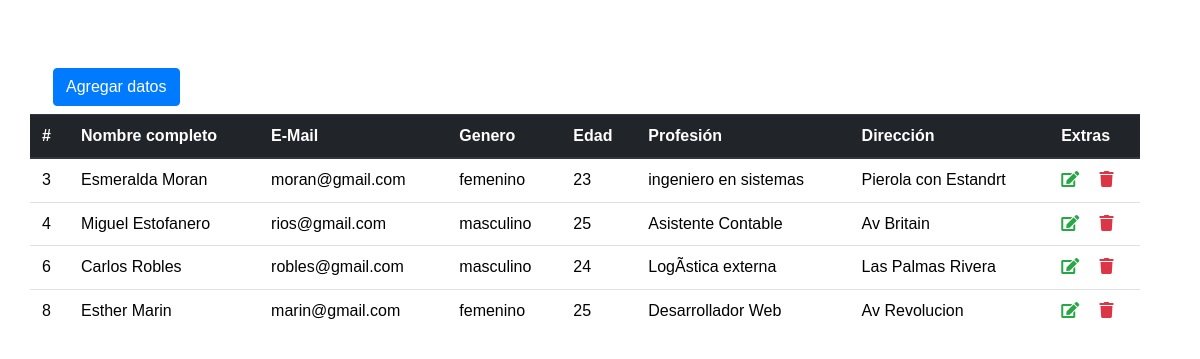
Page /Sistema_Personal/view.php on the committed database.
### tables this page shows
CREATE TABLE `crud` (
  `id` int(11) NOT NULL,
  `nombre` varchar(45) NOT NULL,
  `apellido` varchar(45) NOT NULL,
  `email` varchar(30) NOT NULL,
  `genero` varchar(15) NOT NULL,
  `edad` int(2) NOT NULL,
  `profesion` varchar(45) NOT NULL,
  `direccion` varchar(45) NOT NULL
);

### Sistema_Personal/database.php (called while the page is built, shortened)
<?php
class Database{
	private $connection;
	public function connect_db(){
		$this->connection = mysqli_connect('localhost', 'root', '', 'base_de_datos');
	}
	public function read($id=null){
		$sql = "SELECT * FROM `crud`";
 		$res = mysqli_query($this->connection, $sql);
 		return $res;
	}
}
$database = new Database();
?>

### Sistema_Personal/view.php (the view, shortened to what this page needs)
<?php
require_once('database.php');
$res = $database->read();
?>
<!DOCTYPE html>
<html>
<head>
    <link href="dist/css/bootstrap.min.css" rel="stylesheet">
    <link href="assets/sticky-footer-navbar.css" rel="stylesheet">
	<link rel="stylesheet" href="https://use.fontawesome.com/releases/v5.5.0/css/all.css">
</head>
<body>
<div class="container">
		<a href="index.php" class="text-light p-2"><button class="btn btn-primary">Agregar datos</button></a>
	<div class="row pt-2 table-responsive">
		<table class="table">
			<thead class="thead-dark">
				<th>#</th>
				<th>Nombre completo</th>
				<th>E-Mail</th>
				<th>Genero</th>
				<th>Edad</th>
				<th>Profesión</th>
				<th>Dirección</th>
				<th>Extras</th>
			</thead>
			<?php
			while($r = mysqli_fetch_assoc($res)){
			?>
			<tr>
				<td><?php echo $r['id']; ?></td>
				<td><?php echo $r['nombre'] . " " . $r['apellido']; ?></td>
				<td><?php echo $r['email']; ?></td>
				<td><?php echo $r['genero']; ?></td>
				<td><?php echo $r['edad']; ?></td>
				<td><?php echo $r['profesion']; ?></td>
				<td><?php echo $r['direccion']; ?></td>
				<td><a href="update.php?id=<?php echo $r['id']; ?>"><i title="editar" class="fas fa-edit text-success mr-2"></i></a> <a href="delete.php?id=<?php echo $r['id']; ?>"><i title="eliminar" class="fas fa-trash text-danger ml-2"></i></a></td>
			</tr>
			<?php } ?>
		</table>
	</div>
</div>
</body>
</html>

### Sistema_Personal/assets/sticky-footer-navbar.css (style rules this page uses)
html { position: relative; min-height: 100%; }
body { margin-bottom: 60px; }
body > .container { padding: 60px 15px 0; }

### rows in the picture
crud: id "3", nombre "Esmeralda", apellido "Moran", email "moran@gmail.com", genero "femenino", edad "23", profesion "ingeniero en sistemas", direccion "Pierola con Estandrt"
crud: id "4", nombre "Miguel", apellido "Estofanero", email "rios@gmail.com", genero "masculino", edad "25", profesion "Asistente Contable", direccion "Av Britain"
crud: id "6", nombre "Carlos", apellido "Robles", email "robles@gmail.com", genero "masculino", edad "24", profesion "LogÃ­stica externa", direccion "Las Palmas Rivera"
crud: id "8", nombre "Esther", apellido "Marin", email "marin@gmail.com", genero "femenino", edad "25", profesion "Desarrollador Web", direccion "Av Revolucion"
